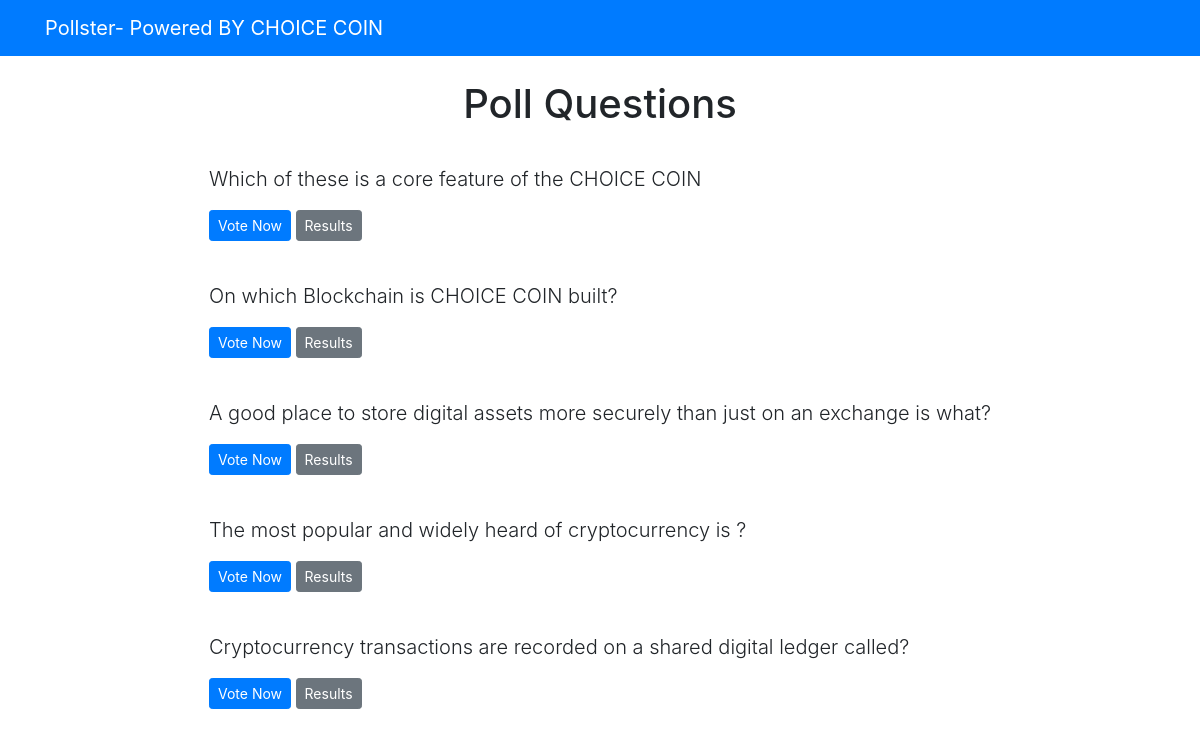
Screenshot of /polls/ with the database file from the repository.
### polls/models.py (models this page shows, shortened)
class Question(models.Model):
    question_text = models.CharField(max_length = 200)
    pub_date = models.DateTimeField('date published')

### polls/views.py (the view)
# urls.py: path('', views.index, name ='index'),
def index(request):
    latest_question_list = Question.objects.order_by('-pub_date')[:5]
    context = {'latest_question_list': latest_question_list}
    return render(request, 'polls/index.html', context)

### templates/polls/index.html
{% extends 'base.html' %}
{% block content %}
<h1 class ="text-center mb-3">Poll Questions</h1>
{% if latest_question_list %}
{% for question in latest_question_list %}
<div class ="card-mb-3">
    <div class ="card-body">
        <p class ="lead">{{ question.question_text }}</p>
        <a href ="{% url 'polls:detail' question.id %}" class ="btn btn-primary btn-sm">Vote Now</a>
        <a href ="{% url 'polls:results' question.id %}" class ="btn btn-secondary btn-sm">Results</a>
    </div>
</div>
{% endfor %}
{% else %}
<p>No polls available</p>
{% endif %}
{% endblock %}

### rows the page displays
Question: question_text "Which of these is a core feature of the CHOICE COIN"
Question: question_text "On which Blockchain is CHOICE COIN built?"
Question: question_text "A good place to store digital assets more securely than just on an exchange is what?"
Question: question_text "The most popular and widely heard of cryptocurrency is ?"
Question: question_text "Cryptocurrency transactions are recorded on a shared digital ledger called?"
